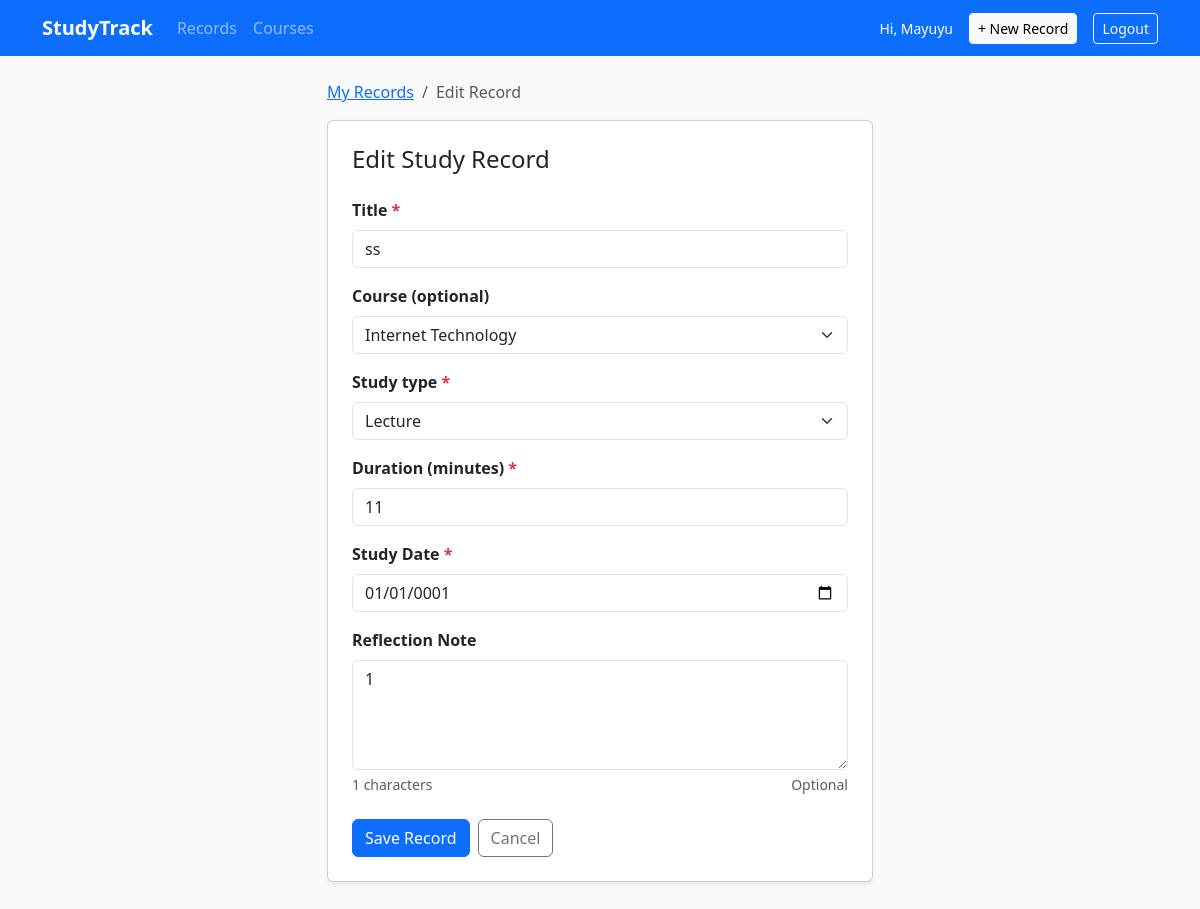
Page /records/1/edit/ (signed in) on the committed database.
### tracker/models.py (models this page shows, shortened)
class StudyRecord(models.Model):
    STUDY_TYPES = [
        ('lecture', 'Lecture'),
        ('reading', 'Reading'),
        ('revision', 'Revision'),
        ('practice', 'Practice'),
    ]
    user = models.ForeignKey(User, on_delete=models.CASCADE, related_name='records')
    course = models.ForeignKey(Course, on_delete=models.SET_NULL, null=True, blank=True, related_name='records')
    title = models.CharField(max_length=200)
    study_type = models.CharField(max_length=50, choices=STUDY_TYPES)
    duration_mins = models.PositiveIntegerField()
    study_date = models.DateField()
    reflection_note = models.TextField(blank=True)
    updated_at = models.DateTimeField(auto_now=True)

### tracker/views.py (the view)
# urls.py: path('records/<int:pk>/edit/', views.record_edit, name='record_edit'),
@login_required
def record_edit(request, pk):
    record = get_object_or_404(StudyRecord, pk=pk, user=request.user)
    form = StudyRecordForm(user=request.user, data=request.POST or None, instance=record)
    if request.method == 'POST' and form.is_valid():
        form.save()
        return redirect('record_list')
    return render(request, 'tracker/record_form.html', {'form': form, 'action': 'Edit'})

### tracker/models.py (called while the page is built)
    def __str__(self):
        return self.name

### tracker/templates/tracker/record_form.html (shortened to what this page needs)
{% extends 'tracker/base.html' %}
{% block content %}
<div class="row justify-content-center">
  <div class="col-md-6">
    <nav aria-label="breadcrumb" class="mb-3">
      <ol class="breadcrumb">
        <li class="breadcrumb-item"><a href="{% url 'record_list' %}">My Records</a></li>
        <li class="breadcrumb-item active" aria-current="page">{{ action }} Record</li>
      </ol>
    </nav>
    <div class="card shadow-sm">
      <div class="card-body p-4">
        <h1 class="h4 mb-4">{{ action }} Study Record</h1>
        <form method="post" novalidate>
          {% for field in form %}
          <div class="mb-3">
            <label for="{{ field.id_for_label }}" class="form-label fw-semibold">
              {{ field.label }}
              {% if field.field.required %}
              <span class="text-danger" aria-hidden="true"> *</span>
              {% endif %}
            </label>
            {% if field.name == 'reflection_note' %}
              {{ field }}
              <div class="d-flex justify-content-between mt-1">
                <span id="reflection-counter" class="text-muted small" aria-live="polite">0 characters</span>
                <span class="text-muted small">Optional</span>
              </div>
            {% else %}
              {{ field }}
            {% endif %}
          </div>
          {% endfor %}
          <div class="d-flex gap-2 mt-4">
            <button type="submit" class="btn btn-primary">Save Record</button>
            <a href="{% url 'record_list' %}" class="btn btn-outline-secondary">Cancel</a>
          </div>
        </form>
      </div>
    </div>
  </div>
</div>
{% endblock %}

### tracker/templates/tracker/base.html (shortened to what this page needs)
{% load static %}
<!DOCTYPE html>
<html lang="en">
<head>
  <link href="https://cdn.jsdelivr.net/npm/bootstrap@5.3.0/dist/css/bootstrap.min.css" rel="stylesheet">
  <link rel="stylesheet" href="{% static 'tracker/style.css' %}">
</head>
<body class="bg-light">
  {% if user.is_authenticated %}
  <nav class="navbar navbar-expand-lg navbar-dark bg-primary mb-4" role="navigation" aria-label="Main navigation">
    <div class="container">
      <a class="navbar-brand fw-bold" href="{% url 'record_list' %}">StudyTrack</a>
      <div class="collapse navbar-collapse" id="navbarMenu">
        <ul class="navbar-nav me-auto mb-2 mb-lg-0">
          <li class="nav-item">
            <a class="nav-link" href="{% url 'record_list' %}">Records</a>
          </li>
          <li class="nav-item">
            <a class="nav-link" href="{% url 'course_list' %}">Courses</a>
          </li>
        </ul>
        <div class="d-flex align-items-center gap-3">
          <span class="text-white small">Hi, {{ user.username }}</span>
          <a href="{% url 'record_create' %}" class="btn btn-light btn-sm">+ New Record</a>
          <a href="{% url 'logout' %}" class="btn btn-outline-light btn-sm">Logout</a>
        </div>
      </div>
    </div>
  </nav>
  {% endif %}
  <main id="main-content" class="container pb-5">
    {% block content %}{% endblock %}
  </main>
</body>
</html>

### rows in the picture
StudyRecord: form "ss" "Internet Technology" "Lecture" "11" "01/01/0001", form "1"

### other values in the picture
{{ user.username }} "Mayuyu"
{{ action }} "Edit"
{{ field.label }} "Title" "Course (optional)" "Study type" "Duration (minutes)" "Study Date" "Reflection Note"
